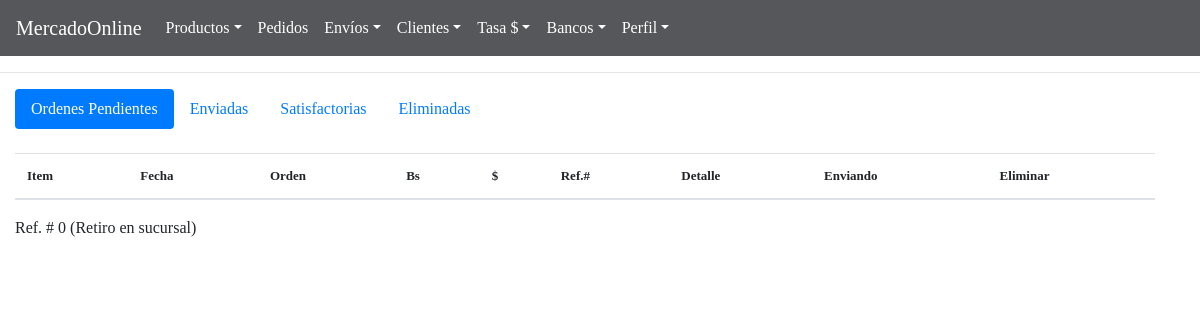
/BackAdmin/index.php?action=orders (signed in), run on an earlier commit of the app's database.
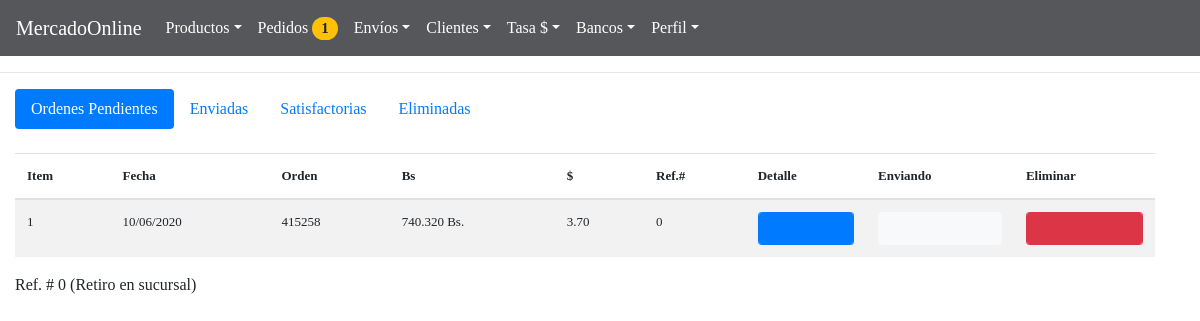
And on a later commit of the database.
### tables this page shows
CREATE TABLE `pedido` (
  `id` int(11) NOT NULL,
  `idorder` int(11) NOT NULL,
  `iduser` int(11) NOT NULL,
  `reference` int(11) NOT NULL,
  `mount` decimal(10,2) NOT NULL,
  `convertion` decimal(10,2) NOT NULL,
  `date` timestamp NOT NULL DEFAULT CURRENT_TIMESTAMP ON UPDATE CURRENT_TIMESTAMP,
  `status` int(11) NOT NULL,
  `branch` int(11) NOT NULL
);

### BackAdmin/models/connection.php (called while the page is built)
<?php
class connection{
	 public static function connect(){
	 	$link = new PDO("mysql:host=localhost;dbname=mercadoonline","root","");
	 	return $link;
	 }
}

### BackAdmin/models/purchaseOrderModel.php (called while the page is built, shortened)
<?php
require_once "connection.php";
class purchaseOrderModel{
	 public static function viewPurchaseOrderModel($table){
	 		 	$stmt = connection::connect()->prepare("SELECT id,idorder, iduser, reference, mount, convertion,status, date, branch FROM $table WHERE status = 0 ORDER BY date ASC");
		 					$stmt -> execute();
		 					return $stmt->fetchAll();
	 		}
 					public static function viewCountOrdersModel($table){
 					$stmt = connection::connect()->prepare("SELECT COUNT(*) as id FROM $table WHERE status = 0");
		 			$stmt -> execute();
		 			return $stmt->fetch();
 					}
}

### BackAdmin/controllers/controllerPage.php (called while the page is built)
<?php
class page{
 public static function template(){
 			include "views/template.php";
 		}
 public static function pageConnectController(){
if (isset( $_GET["action"])) {
	 	$controllerPage = $_GET["action"];
}
else{
	$controllerPage ="index";
}
 	$answer = pageModel::pageConnectModel($controllerPage);
 	include $answer;
 }
}

### BackAdmin/controllers/purchaseOrderController.php (the view, shortened to what the changed rows need)
<?php
class purchaseOrderController {
	 public static function viewPurchaseOrderController(){
	 	$answer = purchaseOrderModel::viewPurchaseOrderModel("pedido");
	 	foreach ($answer as $row => $item) {
	 	$newDate = date("d/m/yy", strtotime($item["date"]));
	 			$row = $row +1;
 					if ($item["reference"]==0) {
	 				$disabledButton = "";
	 				$colorLight = "btn-light";
	 				$icon = " fa fa-user btn-sm";
	 				$NoDisplayBranch="";
	 		}
	 		else
	 		{
	 				$disabledButton = "";
	 				$colorLight = "btn-warning";
	 				$icon = " fa fa-truck btn-sm";
	 				$NoDisplayBranch ="style= display:none";
	 		}
	 			echo '
							<tr>
								<td>'.$row.'</td>
								<td>'.$newDate.'</td>
								<td>'.$item["idorder"].'</td>
								<td>'.number_format($item["mount"], 0, ",", ".").' Bs.</td>
								<td>'.$item["convertion"].'</td>
								<td>'.$item["reference"].'</td>
				<td><a href="#detail'.$row.'"  data-toggle="modal">
				<button type="button" class="form-control btn-primary fa fa-th-list btn-sm"></button></a>
				<div class="modal fade" id="detail'.$row.'" tabindex="-1" role="dialog" aria-labelledby="myModalLabel" ariahidden="true">
				<div class="modal-dialog"  modal-lg   role="document" >
				<div class="modal-content">
				<div class="modal-header">
				<button type="button" class="close" data-dismiss="modal" aria-label="Close">
				<span aria-hidden="true">&times;</span> </button>
				</div>
				<div class="modal-body "; margin: 0%;">';
				$dataIdOrderController = $item["idorder"];
				$dataIdClientController = $item["iduser"];
				$answerIdProduct = purchaseOrderModel::viewIdProductPurchaseOrderModel($dataIdOrderController, "pedido_has_producto");
				$answerDataClient = clientModel::viewPurchaseClientModel($dataIdClientController, "clientes");
				$answerBranchAddress = branchModel::viewBranchModelByOrder($item["branch"], "sucursales");
				echo
				 '<table class="table  table-light" style="font-size:12px;">
				<thead>
				<tr>
				<th style="font-size:15px;">Orden #  '.$item["idorder"].'</th>
				</tr>
				<th style="text-align:left">Cliente:  '.$answerDataClient["name"].'  '.$answerDataClient["lastname"].' -Documento: '.$answerDataClient["identification"].'   -Telefono:  '.$answerDataClient["phone"].'</th>
				</tr>
				<th style="text-align:left">Dirección: '.$answerDataClient["address"].'   - '.$answerDataClient["municipality"].' - '.$answerDataClient["estate"].'
				<tr>
				<td '.$NoDisplayBranch.'>Sucursal:  '.$answerBranchAddress["branch"].'</td>
				</tr>
				</th>
			</thead>
				</table>
				<br>';
foreach ($answerIdProduct as $row => $item) {
$total= $item["cant"]*$item["price"];
echo'
	<tbody>
		<tr>
				<td>'.$item["title"].'</td>
				<td>'.$item["cant"].'</td>
				<td>'.number_format($item["price"], 0, ",", ".").' Bs.</td>
				<td>'.number_format($total, 0, ",", ".").' Bs.</td>
		</tr>
	</tbody>	';
				}
			echo '
			</div>
			</div>
				<td><a href="#statusSend'.$row.'"  data-toggle="modal">
				<button type="button" class="form-control '.$colorLight .' '.$icon .' " '.$disabledButton.'></button></a>
				<div class="modal fade" id="statusSend'.$row.'" tabindex="-1" role="dialog" aria-labelledby="myModalLabel" ariahidden="true">
			<h5> Orden # '.$item["idorder"].'</h5>
			<input type="text" class="form-control" name="idOrderSend" value='.$item["idorder"].' style="display:none">
					</div>
							</td>
				<td><a href="#statusDelete'.$row.'"  data-toggle="modal">
				<button type="button" class="form-control btn-danger fa fa-trash btn-sm"></button></a>
				<div class="modal fade" id="statusDelete'.$row.'" tabindex="-1" role="dialog" aria-labelledby="myModalLabel" ariahidden="true">
			<h5> Orden # '.$item["idorder"].'</h5>
			<input type="text" class="form-control" name="idOrderDelete" value='.$item["idorder"].' style="display:none">
					</div>
							</td>
							';
								}
	 		}
	 		 	     public static function viewCountOrdersController(){
	 		 	      $answer = purchaseOrderModel::viewCountOrdersModel("pedido");
					if ($answer["id"]==0) {
					echo'  <span class="badge badge-danger badge-pill" style="font-family: Pavanam-Regular; font-size: 15px; display: none" >'.$answer["id"].'</span>';
					}else{
					echo'  <span class="badge badge-warning 14 badge-pill" style="font-family: Pavanam-Regular; font-size: 15px; " >'.$answer["id"].'</span>';
										}
	 		 	     }
}

What changed in the data, as far as the page shows it:
added pedido: date "10/06/2020", idorder "415258", mount "740.320", convertion "3.70", reference "0"
Also different on the page:
$answer["id"]: (not shown) → "1"
